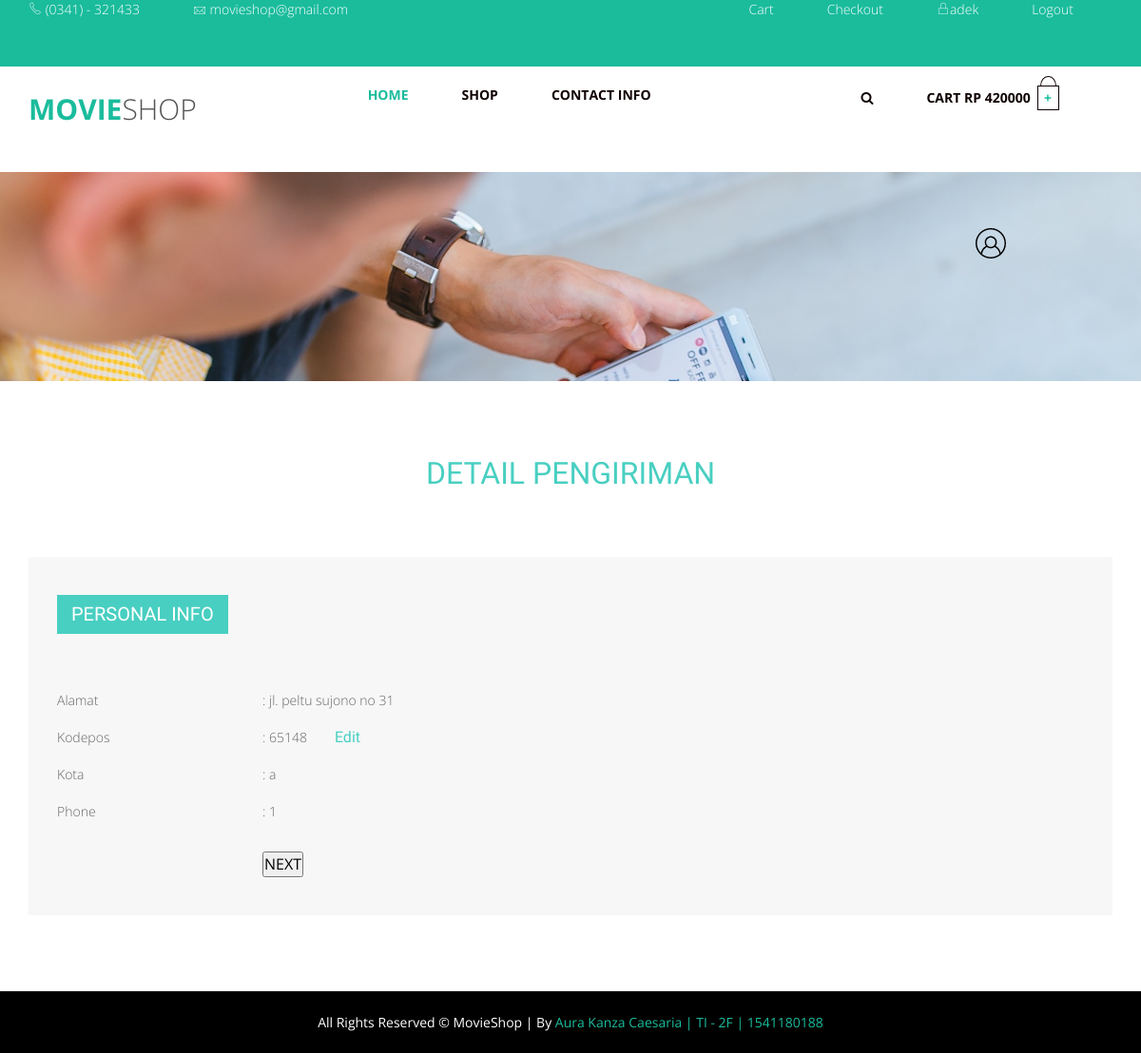
Screenshot of /detailsendto2.php (signed in) with the database file from the repository.
### tables this page shows
CREATE TABLE `signup` (
  `full_name` varchar(100) NOT NULL,
  `username` varchar(15) NOT NULL,
  `password` varchar(10) NOT NULL,
  `rolee` varchar(10) NOT NULL DEFAULT 'user',
  `uang` int(11) NOT NULL DEFAULT '500000',
  `email` varchar(30) DEFAULT NULL,
  `hp` int(15) DEFAULT NULL,
  `jenis_kelamin` varchar(10) DEFAULT NULL,
  `tgl_lahir` date DEFAULT NULL,
  `alamat` varchar(50) DEFAULT NULL,
  `kodepos` int(11) DEFAULT NULL,
  `kota` varchar(10) DEFAULT NULL,
  `hp_lain` int(15) DEFAULT NULL
);

CREATE TABLE `sendto` (
  `idsendto` int(11) NOT NULL,
  `username` varchar(10) NOT NULL,
  `alamat` varchar(40) NOT NULL,
  `kodepos` int(11) NOT NULL,
  `kota` varchar(15) NOT NULL,
  `phone` int(11) NOT NULL
);

### detailsendto2.php (the view, shortened to what this page needs)
<?php
include 'koding/top.php';
include 'koding/preloaader.php';
?>
<!DOCTYPE html>
<html class="no-js" lang="en">
<head>
<link href="profile/css/bootstrap.css" rel="stylesheet">
<link href="profile/css/style.css" rel="stylesheet" type="text/css" media="all" />
<link href="profile/css/animate.css" rel="stylesheet" type="text/css" media="all">
</head>
<body>
 <?php
 include'koneksi.php';
 $username=$_SESSION['username'];
 $query = $koneksi->query("SELECT * FROM sendto WHERE username='$username'");
 $baris = $query->fetch_assoc();
?>
<div class="banner page-head">
	<div class="container">
		<div class="profile_details">
						<ul>
							<li class="dropdown profile_details_drop">
								<a href="#" class="dropdown-toggle" data-toggle="dropdown" aria-expanded="false">
									<div class="profile_img">
										<span style="background:url(images/1.png) no-repeat center"> </span>
										<div class="clearfix"></div>
									</div>
								</a>
							</li>
						</ul>
		</div>
			<div class="clearfix"> </div>
	</div>
</div>
<div class="set-content">
	<div class="container">
		<h4 class="view_title">DETAIL PENGIRIMAN</h4>
							<div class="bs-example bs-example-tabs orders-tab" role="tabpanel" data-example-id="togglable-tabs">
								<ul id="myTab" class="nav nav-tabs" role="tablist">
								  <li role="presentation" class="active"><a href="#home" id="home-tab" role="tab" data-toggle="tab" aria-controls="home" aria-expanded="true">Personal info</a></li>
								</ul>
									<div id="myTabContent" class="tab-content">
										<div role="tabpanel" class="tabs-para tab-pane fade in active" id="home" aria-labelledby="home-tab">
											<form action="rincian.php" method="post" role="form" class="contactForm">
											<div class="profile-gd">
												<ul class="pro-left">
													<li>Alamat</li>
													<li>Kodepos</li>
													<li>Kota</li>
													<li>Phone</li>
												</ul>
												<ul class="pro-right">
													<li>: <?php echo $baris['alamat']; ?> </li>
													<li>: <?php echo $baris['kodepos']; ?><a href="editsendto.php" > Edit</a></li>
													<li>: <?php echo $baris['kota']; ?></li>
													<li>: <?php echo $baris['phone']; ?></li>
													&nbsp; <br>
													<input  type="submit" value="NEXT" name="next" >
												</ul>
												<div class="clearfix"></div>
											</div>
											</form>
										</div>
									</div>
							</div>
	</div>
</div>
<?php
            include 'koding/footer.php';
       ?>
</body>
</html>

### koding/preloaader.php (shortened to what this page needs)
<?php
include 'koneksi.php';
?>
        <section class="header-top-section">
            <div class="container">
                <div class="row">
                    <div  class="col-md-6">
                        <div class="header-top-content">
                            <ul class="nav nav-pills navbar-left">
                                <li><a href="#"><i class="pe-7s-call"></i><span> (0341) - 321433</span></a></li>
                                <li><a href="#"><i class="pe-7s-mail"></i><span> movieshop@gmail.com</span></a></li>
                            </ul>
                        </div>
                    </div>
                    <div  class="col-md-6">
                        <div class="header-top-menu">
                            <ul class="nav nav-pills navbar-right">
                                <li><a href="cart.php">Cart</a></li>
                                <li><a href="rincian.php">Checkout</a></li>
                                    <?php if (empty($_SESSION['username']))
                                            {
                                    ?>
                                <li><a href="login.php"><i class="pe-7s-lock"></i>Login/Register</a></li>
                                    <?php } else { $username=$_SESSION['username'];
                                        $cek = $koneksi->query("select * from signup where username='$username' ");
                                        $comm = $cek->fetch_assoc();
                                    ?>
                                <li><a href="profile.php"><i class="pe-7s-lock"></i><?php echo $comm['full_name'] ;?></a></li>
                                <li><a href="logout.php">Logout</a></li>
                                    <?php } ?>
                            </ul>
                        </div>
                    </div>
                </div>
            </div>
        </section>
        <header class="header-section">
            <nav class="navbar navbar-default">
                <div class="container">
                    <div class="navbar-header">
                        <a class="navbar-brand" href="index.php"><b>Movie</b>Shop</a>
                    </div>
                    <div class="collapse navbar-collapse" id="bs-example-navbar-collapse-1">
                        <ul class="nav navbar-nav">
                            <li class="active"><a href="index.php">Home</a></li>
                            <li><a href="shop.php">Shop</a></li>
                            <li><a href="contactinfo.php">Contact Info</a></li>
                        </ul>
                        <ul class="nav navbar-nav navbar-right cart-menu">
                        <li><a href="#" class="search-btn"><i class="fa fa-search" aria-hidden="true"></i></a></li>
                        <?php if(!empty($_SESSION['username'])) { ?>
                        <li><a href="#"><span> Cart Rp <?php echo $comm['uang']; ?>&nbsp;</span> <span class="shoping-cart">+</span></a></li>
                        <?php }?>
                    </ul>
                    </div>
                </div>
            </nav>
        </header>

### css/style4.css (style rules this page uses)
* { margin: 0; padding: 0px; }
body { font-family: 'Open Sans', sans-serif; font-size: 13px; line-height: 20px; position: relative; background: #fff; color: #656565; padding: 0; margin: 0; overflow: visible; }
*,*:after,*:before { -webkit-box-sizing: border-box; -moz-box-sizing: border-box; box-sizing: border-box; padding: 0; margin: 0; }
a { color: #0098d7; padding: 0; margin: 0; text-decoration: none; }
h1,h2,h3,h4,h5,h6 { letter-spacing: 0px; font-weight: normal; position: relative; padding: 0 0 10px 0; font-weight: normal; font-family: 'Roboto', serif; line-height: 140%; color: #01090c; }
h4 { font-size: 16px; }
input,textarea { color: #000 !important }
html, body, .wrapper { height: 100%; }
.header-top-section { display: block; width: 100%; background: #1abc9c; color: #fff; }
.header-top-content ul li a { color: #fff; font-size: 14px; font-weight: 300; padding-left: 0; }
.header-top-content ul li:last-child a i { position: relative; top: 2px; }
.header-top-menu ul li a { color: #fff; font-size: 14px; font-weight: 300; }
.header-section { display: block; width: 100%; padding: 20px 0; position: relative; transition: all 1s; background: #fff; }
.header-section .navbar { height: auto; min-height: none; margin-bottom: 0; border-radius: 0; border: none; background: transparent !important }
.header-section .navbar .navbar-brand { font-size: 30px; font-weight: 300; text-transform: uppercase; color: #555252; }
.header-section .navbar .navbar-brand b { color: #1abc9c; }
.navbar-default .navbar-collapse, .navbar-default .navbar-form { text-align: center; padding: 0 !important; background: transparent !important; }
ul.navbar-nav { background: transparent; margin: 0 auto; margin-bottom: -5px; display: inline-block; float: none; }
ul.navbar-nav li a { font-size: 14px; font-weight: 700; color: #0f0101 !important; background: transparent !important; text-transform: uppercase; }
ul.navbar-nav li.active a, ul.navbar-nav li a:hover { color: #1abc9c !important; }
ul.navbar-nav.cart-menu li a { padding-right: 0; color: #0f0101; font-weight: 700; }
ul.navbar-nav.cart-menu li a .fa-search { margin-top: 6px; display: block; }
span.shoping-cart { border: 1px solid #0f0101; padding: 2px 7px 2px 6px; text-align: center; display: inline-block; position: relative; background: #fff; }
span.shoping-cart:after { height: 90%; width: 80%; display: block; background: transparent; position: absolute; content: ""; border: 1px solid #0f0101; border-radius: 50%; top: -47%; left: 0; right: 0; margin: 0 auto; z-index: -9999; }
span.shoping-cart:before { height: 100%; width: 100%; display: block; background: #fff; position: absolute; content: ""; top: 0%; left: 0; right: 0; margin: 0 auto; z-index: -999; }
span.shoping-cart { border: 1px solid #0f0101; padding: 2px 7px 2px 6px; text-align: center; display: inline-block; position: relative; background: #fff; z-index: 9999999; color: #1abc9c; }

### rows the page displays
signup: full_name "adek", uang "420000"
sendto: alamat "jl. peltu sujono no 31", kodepos "65148", kota "a", phone "1"
